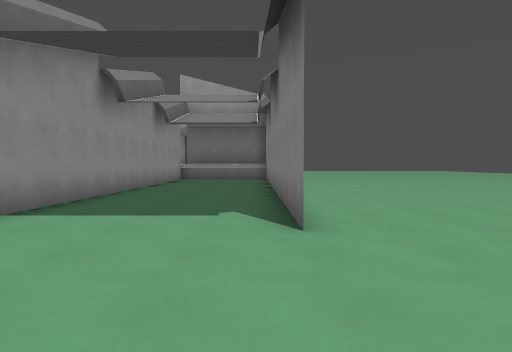
view 1 (above)

16 first-person views from a walk through a Godot game level. The camera is 1.4 m above the floor, tilts 2° down and sees 75° across. The floor is counted in squares, 2 m on a side. Each view is taken from the middle of a square. On the plan, view 1 faces up. The plan holds only what a view shows up to about 10 squares ahead; the rest is blank. The place goes on beyond the plan.

view 2
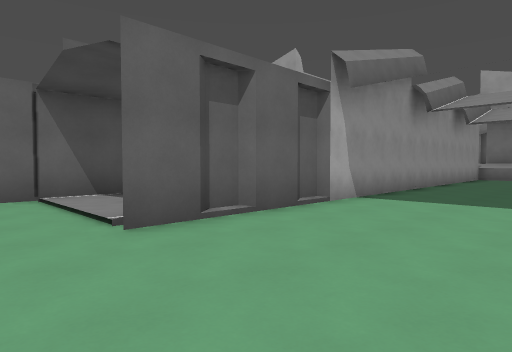

view 3
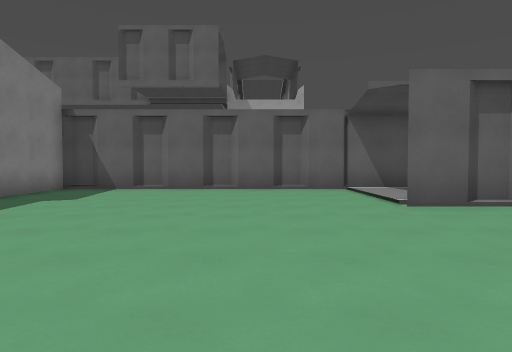

view 4
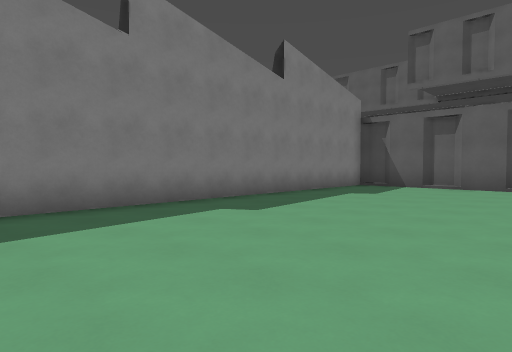

view 5
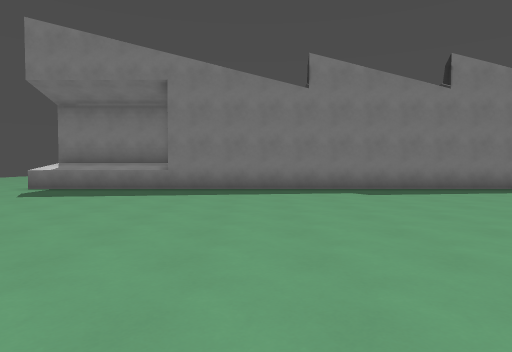

view 6
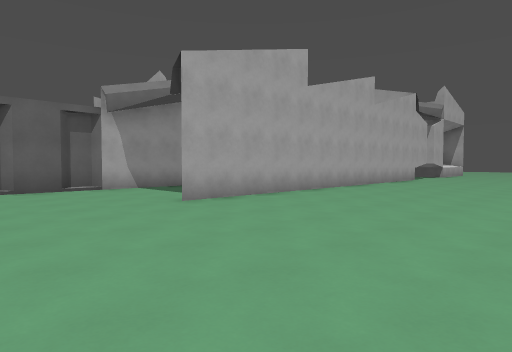

view 7
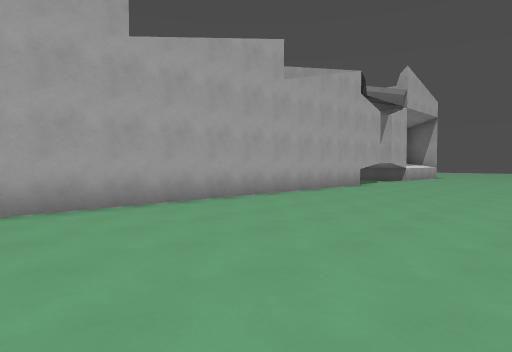

view 8
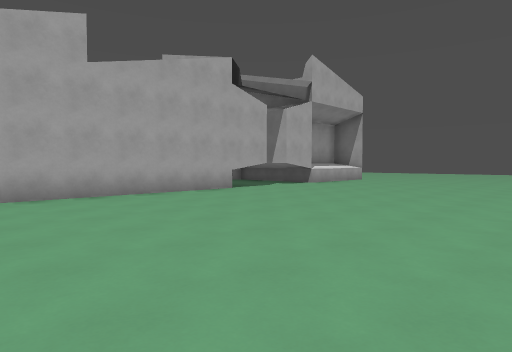

view 9
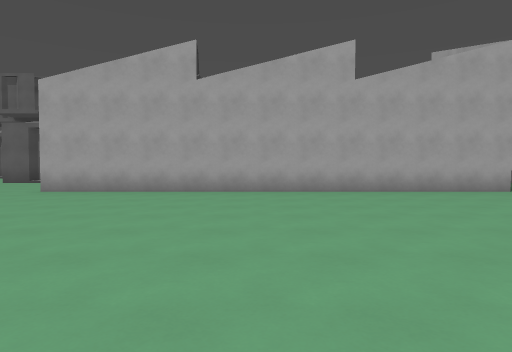

view 10
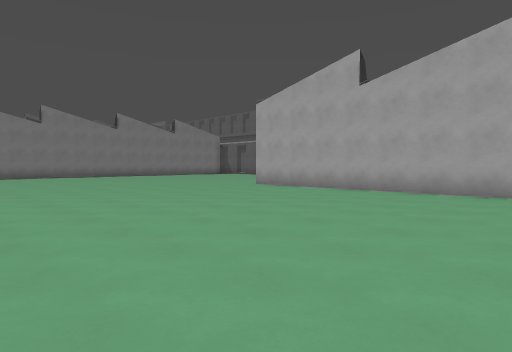

view 11
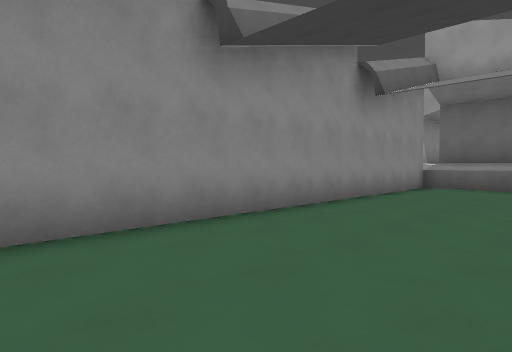

view 12
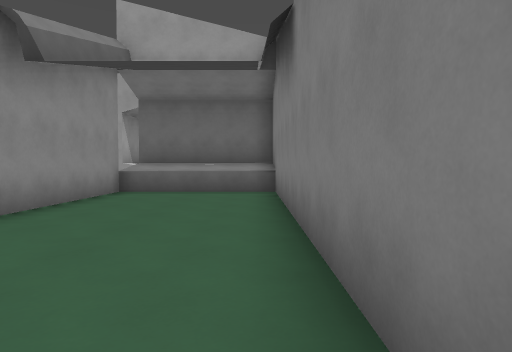

view 13
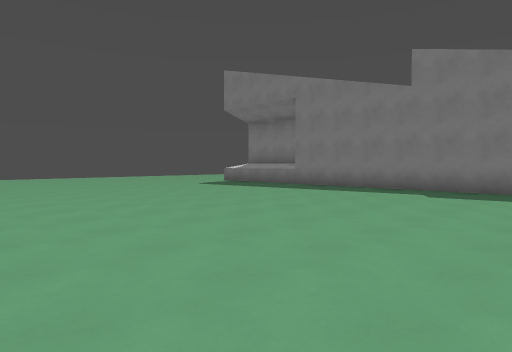

view 14
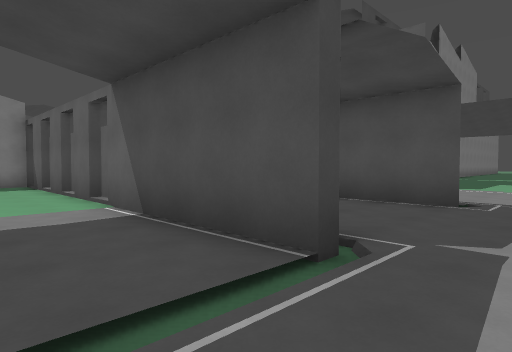

view 15
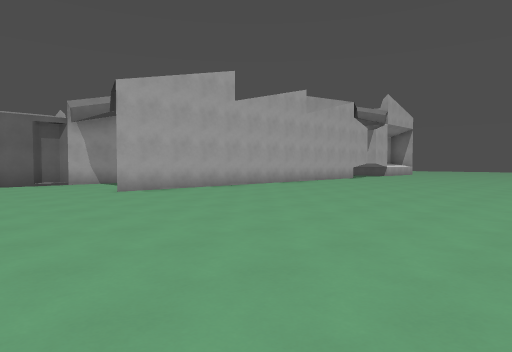

view 16
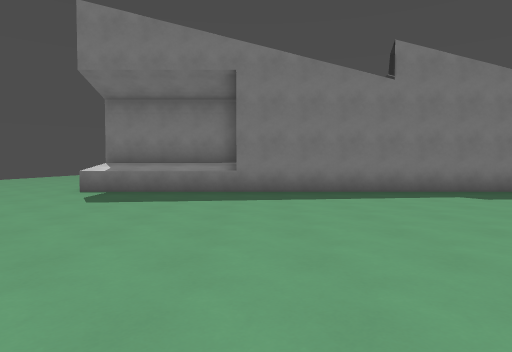

### Floor plan
Points are (right, up) in squares from view 1. A wall is a line through its corners. A room is listed if a view was taken in it or the views show most of it. See-through windows are left out.
Room 1 (views 1, 2, 3, 4, 5, 6, 7, 8, 9, 10, 11, 12, 13, 15, 16)
walls: (-7.2, 3.5) (-7.2, -0.5); (-7.5, -0.4) (-7.5, -8.5) (9.5, -8.5); (0.6, 15.5) (-3.5, 15.5) (-3.5, -0.5); (0.5, 15.8) (0.5, 3.5) (0.5, 16.2)
ways out: opening at (-6, 4) to room 2; opening at (-3, 16) to room 2
Room 2 (view 14)
walls: (-11.2, 3.6) (-11.2, 1.2); (-7.6, 3.5) (-7.2, 3.5)
ways out: opening at (-6, 4) to room 1; opening at (-3, 16) to room 1

Positions as (right, up) in squares from view 1, and headings:
1: (0, 0), facing up
2: (0, -2), facing up-left
3: (2, -3), facing left
4: (3, -3), facing down-left
5: (6, 1), facing down
6: (6, 0), facing up-left
7: (6, 5), facing up-left
8: (8, 9), facing up-left
9: (9, 9), facing left
10: (9, 12), facing down-left
11: (0, 5), facing up-left
12: (0, 7), facing up
13: (1, 1), facing down-right
14: (-5, 5), facing down-left
15: (9, 0), facing up-left
16: (8, 0), facing down
